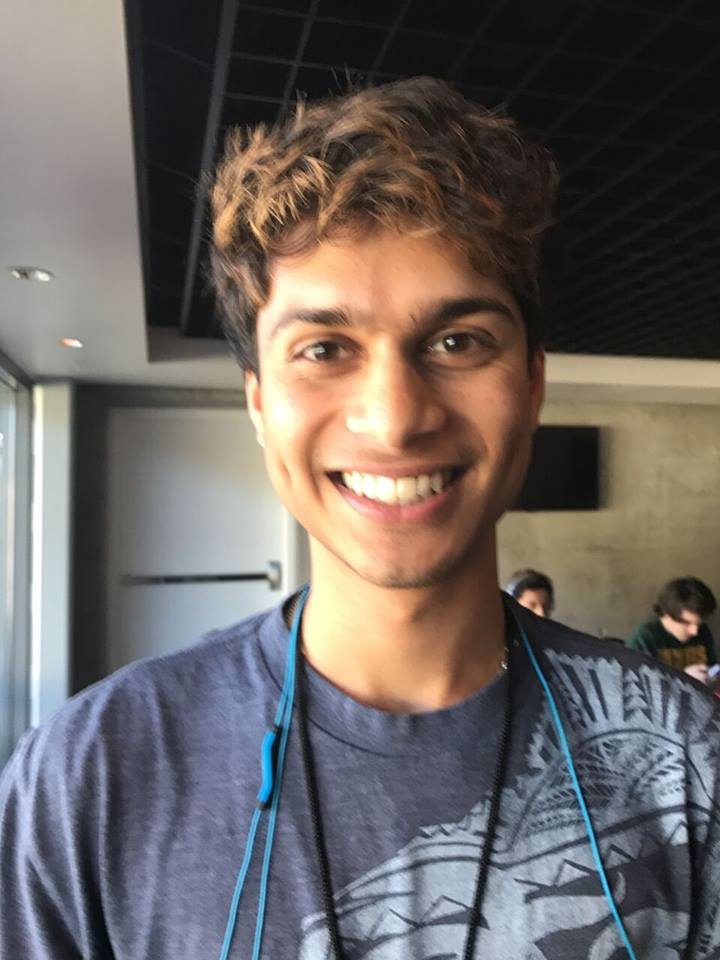
#> input picture rohan.jpg, 720 x 960 px
$ python weird.py   (older library calls are emulated)
#> lines starting #> are read from the running program, lines starting #| are printed output that depends on the picture
#!/usr/bin/python

import os,sys
from PIL import Image
from PIL import ImageFilter
import numpy as np
from scipy.misc import imsave

img = Image.open("rohan.jpg")
#> img is the input picture: PIL image 720x960 RGB; mean R, G, B 107.3, 100.9, 98
img = img.convert("RGBA")
#> img: PIL image 720x960 RGBA
pic = img.load()
width, height = img.size
#> width = 720; height = 960

test = np.zeros((width, height))

for i in range(width):
	for j in range(height):
		v = pic[i, j][1]
		left_max = 0
		right_max = 0
		top_max = 0
		bottom_max = 0
		for a in range(0, i):
			if abs(pic[a, j][1]) > abs(left_max):
				left_max = pic[a, j][1]
			else:
				break
		for b in range(i, width):
			if abs(pic[b, j][1]) > abs(right_max):
					right_max = pic[b, j][1]
			else:
				break
		for c in range(0, j):
			if abs(pic[i, c][1]) > abs(top_max):
					top_max = pic[i, c][1]
			else:
				break
		for d in range(j, height):
			if abs(pic[i, d][1]) > abs(bottom_max):
				bottom_max = pic[i, d][1]
			else:
				break
		dx = left_max + right_max
		dy = bottom_max + top_max
		v = max(abs(dx), abs(dy))
		test[i][j] = v
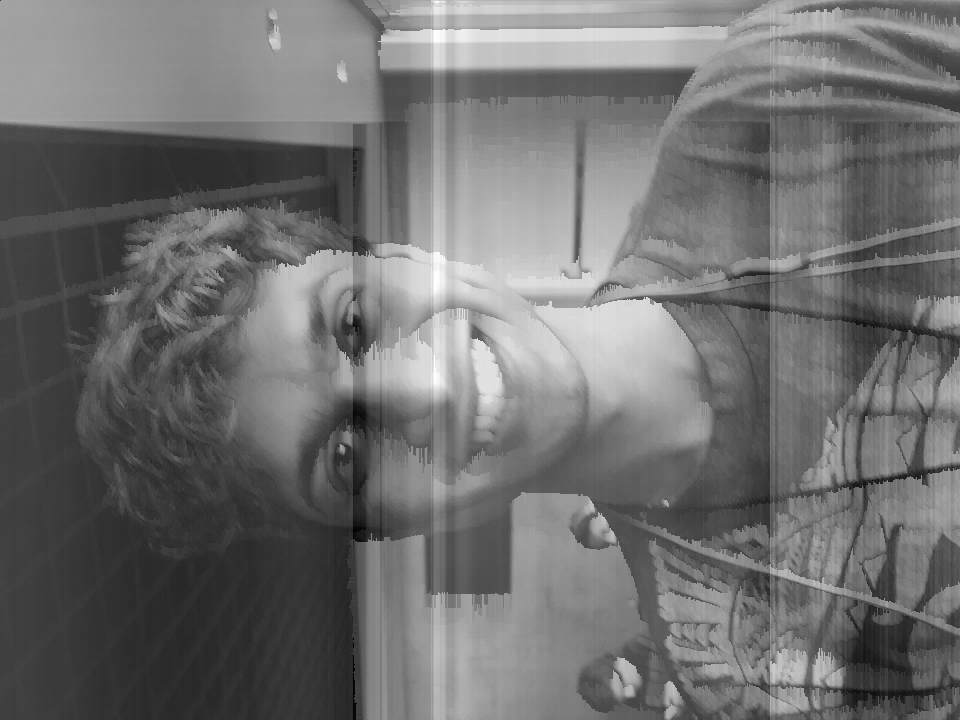
#> test: shape (720, 960) float64; min 90, max 510, mean 274.9; drawn with min black and max white
imsave('weird1.jpg', test)

$ run again, with chris.jpg copied over rohan.jpg
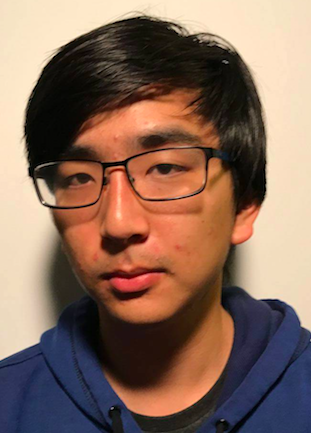
#> input picture chris.jpg, 311 x 433 px
#> img is the input picture: PIL image 311x433 RGBA; mean R, G, B, A 136.4, 107.2, 91.9, 255
#> after the loop `for i in range(width):`:
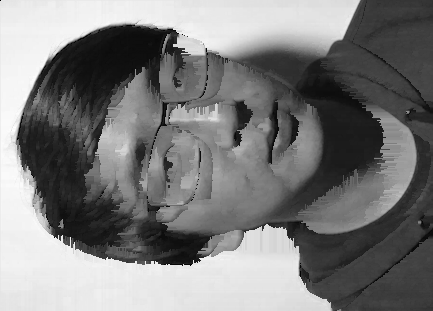
#> test: shape (311, 433) float64; min 224, max 474, mean 345.9; drawn with min black and max white
